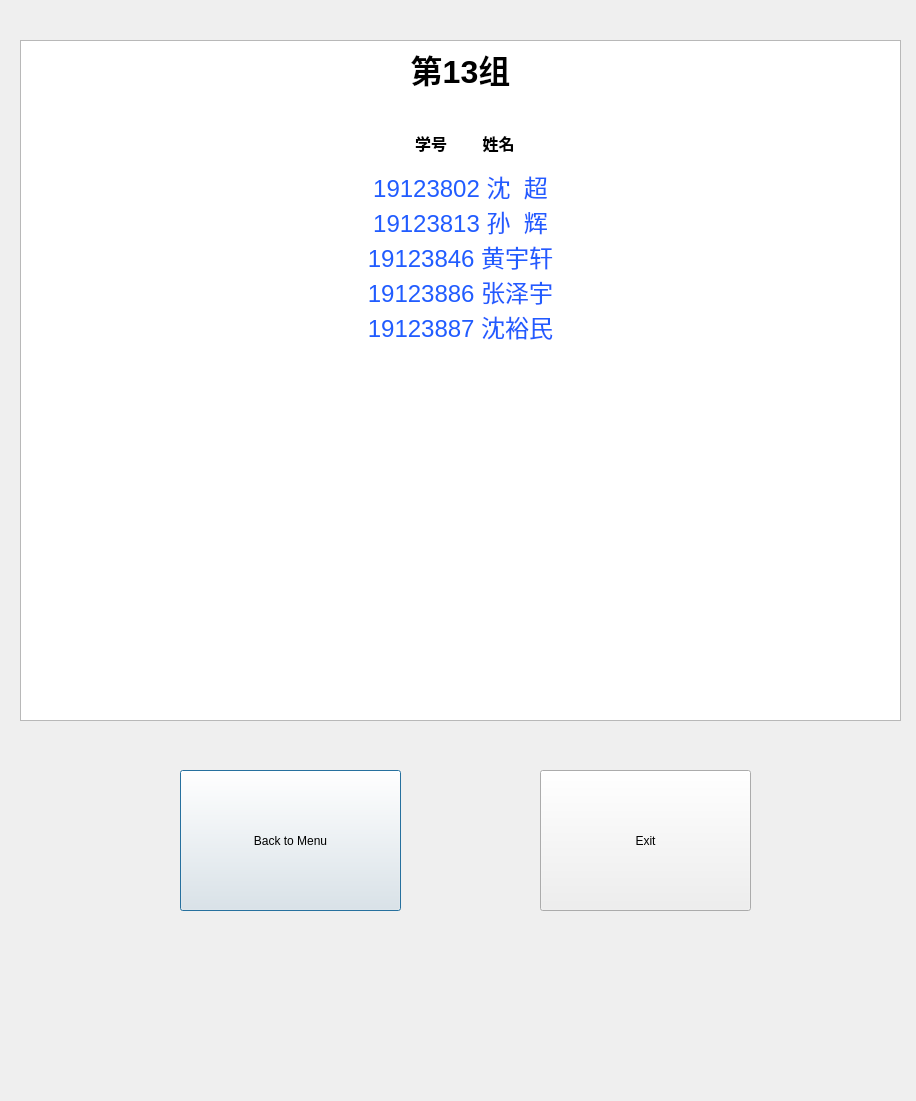
<?xml version="1.0" encoding="UTF-8"?>
<ui version="4.0">
 <class>TeamDialog</class>
 <widget class="QDialog" name="TeamDialog">
  <property name="geometry">
   <rect>
    <x>0</x>
    <y>0</y>
    <width>916</width>
    <height>1101</height>
   </rect>
  </property>
  <property name="windowTitle">
   <string>Dialog</string>
  </property>
  <widget class="QTextBrowser" name="textBrowser">
   <property name="enabled">
    <bool>true</bool>
   </property>
   <property name="geometry">
    <rect>
     <x>20</x>
     <y>40</y>
     <width>881</width>
     <height>681</height>
    </rect>
   </property>
   <property name="html">
    <string>&lt;!DOCTYPE HTML PUBLIC &quot;-//W3C//DTD HTML 4.0//EN&quot; &quot;http://www.w3.org/TR/REC-html40/strict.dtd&quot;&gt;
&lt;html&gt;&lt;head&gt;&lt;meta name=&quot;qrichtext&quot; content=&quot;1&quot; /&gt;&lt;style type=&quot;text/css&quot;&gt;
p, li { white-space: pre-wrap; }
&lt;/style&gt;&lt;/head&gt;&lt;body style=&quot; font-family:'SimSun'; font-size:9pt; font-weight:400; font-style:normal;&quot;&gt;
&lt;p align=&quot;center&quot; style=&quot; margin-top:0px; margin-bottom:0px; margin-left:0px; margin-right:0px; -qt-block-indent:0; text-indent:0px;&quot;&gt;&lt;span style=&quot; font-size:24pt; font-weight:600; color:#000000;&quot;&gt;第13组&lt;/span&gt;&lt;/p&gt;
&lt;p align=&quot;center&quot; style=&quot;-qt-paragraph-type:empty; margin-top:0px; margin-bottom:0px; margin-left:0px; margin-right:0px; -qt-block-indent:0; text-indent:0px; font-size:24pt; font-weight:600; color:#000000;&quot;&gt;&lt;br /&gt;&lt;/p&gt;
&lt;p align=&quot;center&quot; style=&quot; margin-top:0px; margin-bottom:0px; margin-left:0px; margin-right:0px; -qt-block-indent:0; text-indent:0px;&quot;&gt;&lt;span style=&quot; font-size:12pt; font-weight:600; color:#000000;&quot;&gt;  学号        姓名&lt;/span&gt;&lt;/p&gt;
&lt;p align=&quot;center&quot; style=&quot;-qt-paragraph-type:empty; margin-top:0px; margin-bottom:0px; margin-left:0px; margin-right:0px; -qt-block-indent:0; text-indent:0px; color:#5500ff;&quot;&gt;&lt;br /&gt;&lt;/p&gt;
&lt;p align=&quot;center&quot; style=&quot; margin-top:0px; margin-bottom:0px; margin-left:0px; margin-right:0px; -qt-block-indent:0; text-indent:0px;&quot;&gt;&lt;span style=&quot; font-size:18pt; color:#215cff;&quot;&gt;19123802 沈  超&lt;/span&gt;&lt;/p&gt;
&lt;p align=&quot;center&quot; style=&quot; margin-top:0px; margin-bottom:0px; margin-left:0px; margin-right:0px; -qt-block-indent:0; text-indent:0px;&quot;&gt;&lt;span style=&quot; font-size:18pt; color:#215cff;&quot;&gt;  19123813 孙  辉  &lt;/span&gt;&lt;/p&gt;
&lt;p align=&quot;center&quot; style=&quot; margin-top:0px; margin-bottom:0px; margin-left:0px; margin-right:0px; -qt-block-indent:0; text-indent:0px;&quot;&gt;&lt;span style=&quot; font-size:18pt; color:#215cff;&quot;&gt;    19123846 黄宇轩    &lt;/span&gt;&lt;/p&gt;
&lt;p align=&quot;center&quot; style=&quot; margin-top:0px; margin-bottom:0px; margin-left:0px; margin-right:0px; -qt-block-indent:0; text-indent:0px;&quot;&gt;&lt;span style=&quot; font-size:18pt; color:#215cff;&quot;&gt;19123886 张泽宇&lt;/span&gt;&lt;/p&gt;
&lt;p align=&quot;center&quot; style=&quot; margin-top:0px; margin-bottom:0px; margin-left:0px; margin-right:0px; -qt-block-indent:0; text-indent:0px;&quot;&gt;&lt;span style=&quot; font-size:18pt; color:#215cff;&quot;&gt;19123887 沈裕民&lt;/span&gt;&lt;/p&gt;
&lt;p align=&quot;center&quot; style=&quot;-qt-paragraph-type:empty; margin-top:0px; margin-bottom:0px; margin-left:0px; margin-right:0px; -qt-block-indent:0; text-indent:0px; font-size:18pt; color:#215cff;&quot;&gt;&lt;br /&gt;&lt;/p&gt;&lt;/body&gt;&lt;/html&gt;</string>
   </property>
  </widget>
  <widget class="QPushButton" name="backc">
   <property name="geometry">
    <rect>
     <x>180</x>
     <y>770</y>
     <width>221</width>
     <height>141</height>
    </rect>
   </property>
   <property name="text">
    <string>Back to Menu</string>
   </property>
  </widget>
  <widget class="QPushButton" name="jieshu">
   <property name="geometry">
    <rect>
     <x>540</x>
     <y>770</y>
     <width>211</width>
     <height>141</height>
    </rect>
   </property>
   <property name="text">
    <string>Exit</string>
   </property>
  </widget>
 </widget>
 <resources/>
 <connections/>
</ui>
